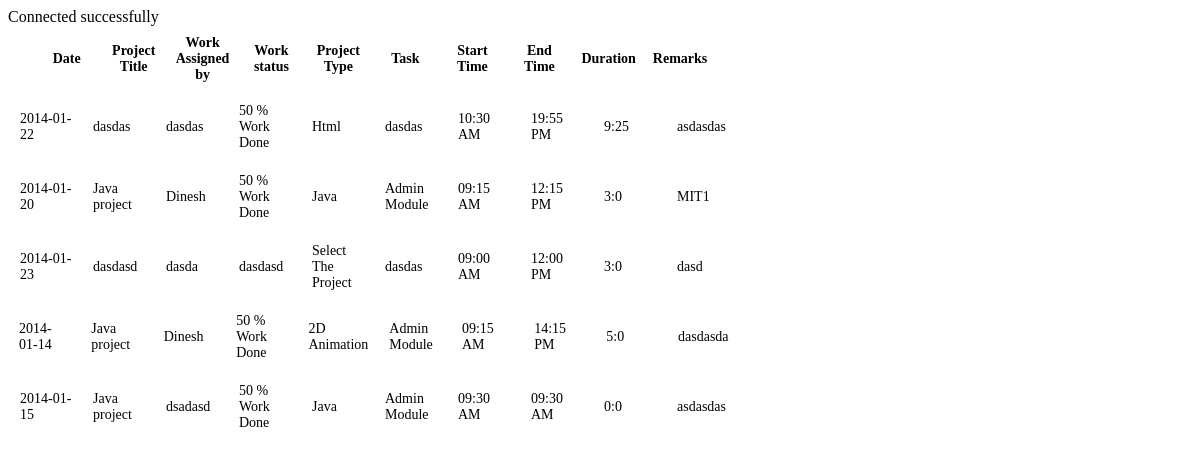
Screenshot of /ViewTimeData.php (signed in) with the database file from the repository.
### tables this page shows
CREATE TABLE IF NOT EXISTS `entertimesheet` (
  `id` int(11) NOT NULL AUTO_INCREMENT,
  `date` date NOT NULL,
  `project_title` varchar(200) NOT NULL,
  `assigned_by` varchar(500) NOT NULL,
  `work_status` varchar(200) NOT NULL,
  `project_type` varchar(500) NOT NULL,
  `task` varchar(500) NOT NULL,
  `start_time` varchar(100) DEFAULT NULL,
  `end_time` varchar(100) DEFAULT NULL,
  `duration` varchar(100) DEFAULT NULL,
  `remarks` varchar(100) DEFAULT NULL,
  PRIMARY KEY (`id`)
);

### ViewTimeData.php (the view, shortened to what this page needs)
<!DOCTYPE html PUBLIC "-//W3C//DTD XHTML 1.0 Transitional//EN" "http://www.w3.org/TR/xhtml1/DTD/xhtml1-transitional.dtd">
<html xmlns="http://www.w3.org/1999/xhtml">
<head>
</head>
<body>
<?php
   include("includes/db_con.php");
	  $Query=mysql_query('SELECT *FROM entertimesheet');
      echo "<div id='TableStyle'>";
	   echo "<table align='center' cellpadding='8px' cellspacing='1px' border='0'>";
	    echo "<tr>";
		   echo "<th>" ."Date"."</th>" ;
		   echo "<th>" ."Project Title". "</th>" ;
		   echo "<th>" ."Work Assigned by". "</th>" ;
		   echo "<th>" ."Work status". "</th>" ;
		   echo "<th>" ."Project Type". "</th>" ;
		   echo "<th>" ."Task". "</th>" ;
		   echo "<th>" ."Start Time". "</th>" ;
		   echo "<th>" ."End Time". "</th>" ;
		   echo "<th>" ."Duration". "</th>" ;
		   echo "<th>" ."Remarks". "</th>" ;
		   echo	"</tr>";
		   echo "</table>";
	  while($row = mysql_fetch_array($Query))
		{
	       echo "<table align='center' cellpadding='10px' cellspacing='1px' border='0'>";
		   echo "<tr>";
		   echo "<td>" .$row['date']. "</td>" ;
		   echo "<td>" .$row['project_title']. "</td>";
		   echo "<td>" .$row['assigned_by']. "</td>";
	  	   echo "<td>" .$row['work_status']. "</td>";
		   echo "<td>" .$row['project_type']. "</td>";
		   echo "<td>" .$row['task']. "</td>";
		   echo "<td>" .$row['start_time']. "</td>";
	  	   echo "<td>" .$row['end_time']. "</td>";
		   echo "<td>" .$row['duration']. "</td>";
		   echo "<td>" .$row['remarks']. "</td>";
	       echo "</tr>";
		   echo "</table>";
		}
		echo "</div>";
?>
</body>
</html>

### ViewTimeData.php (style rules this page uses)
#TableStyle { width: 733px; height:480px; font-size:14px; border-bottom-right-radius: 0.5em; border-top-right-radius: 0.5em; border-bottom-left-radius: 0.5em; border-top-left-radius: 0.5em; }
#TableStyle table td { alignment-adjust:central; width:52px; }
#TableStyle table th { width:50px; alignment-adjust:central; }

### rows the page displays
entertimesheet: date "2014-01-22", project_title "dasdas", assigned_by "dasdas", work_status "50 % Work Done", project_type "Html", task "dasdas", start_time "10:30 AM", end_time "19:55 PM", duration "9:25", remarks "asdasdas"
entertimesheet: date "2014-01-20", project_title "Java project", assigned_by "Dinesh", work_status "50 % Work Done", project_type "Java", task "Admin Module", start_time "09:15 AM", end_time "12:15 PM", duration "3:0", remarks "MIT1"
entertimesheet: date "2014-01-23", project_title "dasdasd", assigned_by "dasda", work_status "dasdasd", project_type "Select The Project", task "dasdas", start_time "09:00 AM", end_time "12:00 PM", duration "3:0", remarks "dasd"
entertimesheet: date "2014-01-14", project_title "Java project", assigned_by "Dinesh", work_status "50 % Work Done", project_type "2D Animation", task "Admin Module", start_time "09:15 AM", end_time "14:15 PM", duration "5:0", remarks "dasdasda"
entertimesheet: date "2014-01-15", project_title "Java project", assigned_by "dsadasd", work_status "50 % Work Done", project_type "Java", task "Admin Module", start_time "09:30 AM", end_time "09:30 AM", duration "0:0", remarks "asdasdas"
